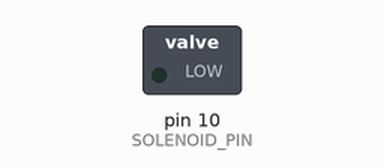
A sketch run on a simulated Arduino Uno, built with avr-gcc and run on an emulated ATmega328P. Parts: switched loads named in the sketch (green lamp = pin HIGH). Dashed ring = blinking.

Above: at 0.5 s.
Timing chart, 0 to 3.0 s (numbered marks = the images above):
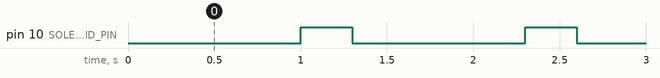

The sketch:

solenoid.ino
```cpp
#define SOLENOID_PIN 10

void setup() {
  pinMode(SOLENOID_PIN, OUTPUT);
}

void loop() {
  // solenoid off
  digitalWrite(SOLENOID_PIN, LOW);
  delay(1000);

  // solenoid on
  digitalWrite(SOLENOID_PIN, HIGH);
  delay(300);
}
```

Measured:
- by itself, pin 10 (SOLENOID_PIN): alternates HIGH for 0.30 s and LOW for 1.0 s
